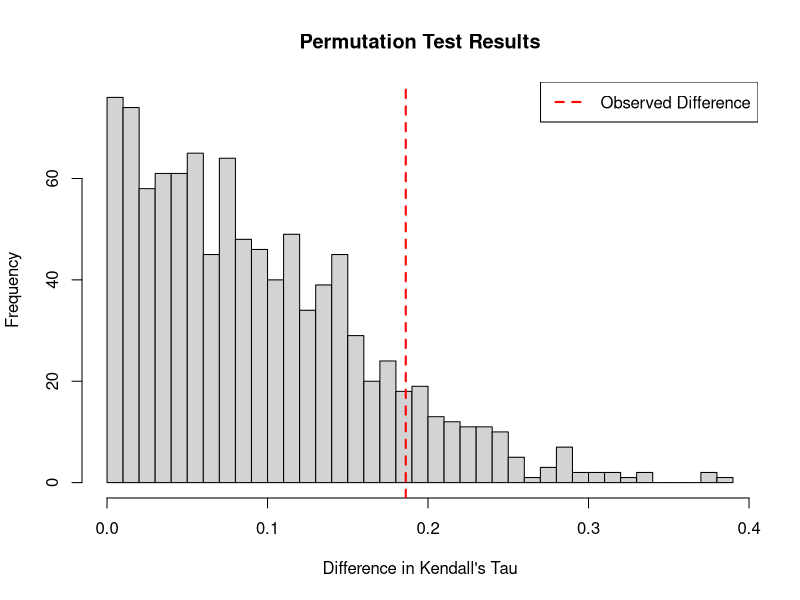

This figure's R source:
# Load necessary library
library(stats)

# Example data
data <- data.frame(
  group = c(rep("Group1", 50), rep("Group2", 50)),
  trait = rnorm(100),  # Replace with actual trait values
  overall = rnorm(100) # Replace with actual "Overall" values
)

# Function to calculate Kendall's Tau for a group
calculate_tau <- function(group_data) {
  cor(group_data$trait, group_data$overall, method = "kendall")
}

# Observed Kendall's Tau for each group
tau_group1 <- calculate_tau(data[data$group == "Group1", ])
tau_group2 <- calculate_tau(data[data$group == "Group2", ])
observed_diff <- abs(tau_group1 - tau_group2)

# Permutation test
set.seed(123)  # For reproducibility
n_permutations <- 1000
permuted_diffs <- numeric(n_permutations)

for (i in 1:n_permutations) {
  # Shuffle group labels
  shuffled_data <- data
  shuffled_data$group <- sample(shuffled_data$group)
  
  # Recalculate Kendall's Tau for permuted groups
  tau_perm_group1 <- calculate_tau(shuffled_data[shuffled_data$group == "Group1", ])
  tau_perm_group2 <- calculate_tau(shuffled_data[shuffled_data$group == "Group2", ])
  
  # Calculate absolute difference in permuted Kendall's Tau
  permuted_diffs[i] <- abs(tau_perm_group1 - tau_perm_group2)
}

# P-value: Proportion of permuted differences greater than or equal to observed difference
p_value <- mean(permuted_diffs >= observed_diff)

# Output results
cat("Observed Difference in Kendall's Tau:", observed_diff, "\n")
cat("P-value from Permutation Test:", p_value, "\n")

# Visualize permutation test results
hist(permuted_diffs, breaks = 30, main = "Permutation Test Results",
     xlab = "Difference in Kendall's Tau")
abline(v = observed_diff, col = "red", lwd = 2, lty = 2)
legend("topright", legend = c("Observed Difference"), col = "red", lwd = 2, lty = 2)
